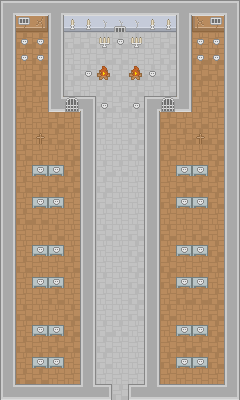

A 2D game scene composited from a Tiled map and its tileset images. What follows is a short description and the map's XML, with each tile layer's data collapsed to a summary:
An orthogonal 15x25 tile map with 16x16 px tiles, 4 tile layers (Collision, Base/Walls, Ground Decor, Decor), 2 tilesets and 4 objects.

<map version="1.0" orientation="orthogonal" renderorder="right-up" width="15" height="25" tilewidth="16" tileheight="16" nextobjectid="1">
 <tileset firstgid="1" source="Master.tsx" />
 <tileset firstgid="1768" name="Collision Lines" tilewidth="16" tileheight="16" spacing="1" tilecount="4" columns="2">
  <image source="../../JRPGUnityProject/Assets/Art/Collision.png" width="33" height="33" />
  <tile id="0">
   <objectgroup draworder="index">
    <object id="1" x="0" y="0" width="1" height="16" />
    <object id="2" x="0" y="0" width="16" height="1" />
   </objectgroup>
  </tile>
  <tile id="1">
   <objectgroup draworder="index">
    <object id="1" x="0" y="0" width="16" height="1" />
   </objectgroup>
  </tile>
  <tile id="3">
   <objectgroup draworder="index">
    <object id="1" x="0" y="0" width="16" height="16" />
   </objectgroup>
  </tile>
 </tileset>
 <layer name="Collision" width="15" height="25">
  <data>[375 cells, 74 non-empty, 1 distinct tile ids]</data>
 </layer>
 <layer name="Base/Walls" width="15" height="25">
  <data>[375 cells, 375 non-empty, 16 distinct tile ids]</data>
 </layer>
 <layer name="Ground Decor" width="15" height="25">
  <data>[375 cells, 42 non-empty, 6 distinct tile ids]</data>
 </layer>
 <layer name="Decor" width="15" height="25">
  <data>[375 cells, 34 non-empty, 4 distinct tile ids]</data>
 </layer>
</map>
